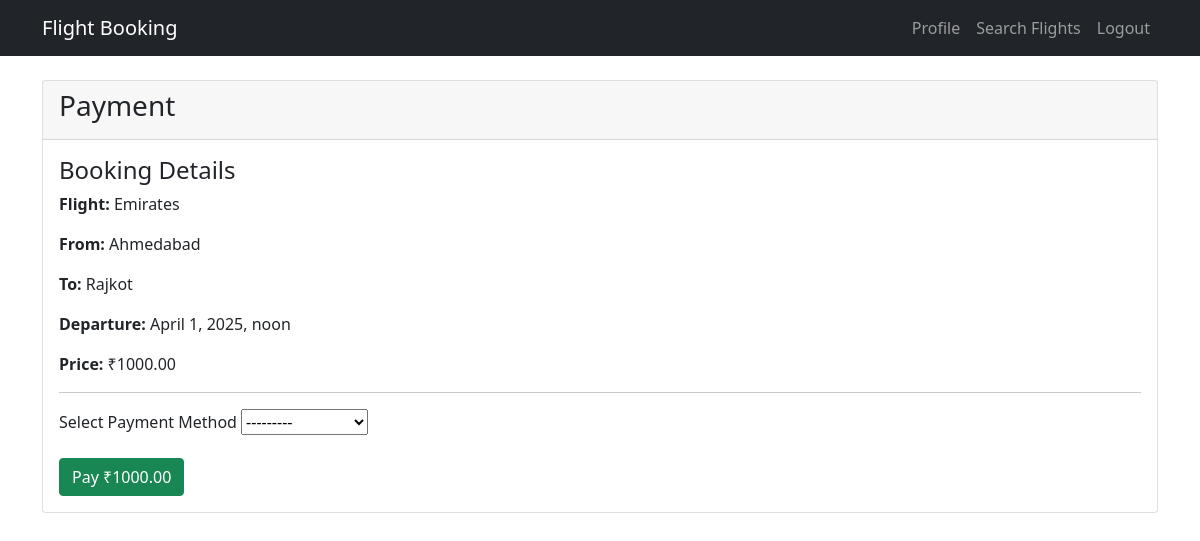
Screenshot of /payment/34/ (signed in) with the database file from the repository.
### flight_booking/models.py (models this page shows, shortened)
class Booking(models.Model):
    STATUS_CHOICES = [
        ('confirmed', 'Confirmed'),
        ('cancelled', 'Cancelled'),
        ('pending', 'Pending'),
    ]
    PAYMENT_STATUS_CHOICES = [
        ('pending', 'Pending'),
        ('paid', 'Paid'),
        ('failed', 'Failed'),
    ]
    user = models.ForeignKey(AirlineUser, on_delete=models.CASCADE, related_name='bookings')
    flight = models.ForeignKey(Flight, on_delete=models.CASCADE, related_name='bookings')
    booking_date = models.DateTimeField(auto_now_add=True)
    seat_number = models.CharField(max_length=10)
    status = models.CharField(max_length=20, choices=STATUS_CHOICES, default='pending')
    payment_status = models.CharField(max_length=20, choices=PAYMENT_STATUS_CHOICES, default='pending')
    class Meta:
        unique_together = ('flight', 'seat_number')

class Flight(models.Model):
    airline = models.CharField(max_length=100)
    departure_city = models.CharField(max_length=100)
    arrival_city = models.CharField(max_length=100)
    departure_time = models.DateTimeField()
    arrival_time = models.DateTimeField()
    price = models.DecimalField(max_digits=10, decimal_places=2)
    total_seats = models.IntegerField(default=50)
    available_seats = models.IntegerField(default=0)

### flight_booking/views.py (the view)
# urls.py: path('payment/<int:booking_id>/', views.payment_view, name='payment'),
@login_required
def payment_view(request, booking_id):
    booking = get_object_or_404(Booking, id=booking_id, user=request.user)
    if request.method == 'POST':
        form = PaymentForm(request.POST)
        if form.is_valid():
            payment = form.save(commit=False)
            payment.booking = booking
            payment.user = request.user
            payment.amount = booking.flight.price
            payment.payment_status = 'completed'
            payment.save()
            booking.payment_status = 'paid'
            booking.status = 'confirmed'
            booking.save()
            return redirect('flight_booking:payment_success', booking_id=booking.id)
    else:
        form = PaymentForm()
    return render(request, 'payment.html', {'form': form, 'booking': booking})

### flight_booking/forms.py
class PaymentForm(forms.ModelForm):
    class Meta:
        model = Payment
        fields = ['payment_method']

### templates/payment.html (shortened to what this page needs)
{% extends 'base.html' %}
{% block content %}
<div class="card">
    <div class="card-header">
        <h3>Payment</h3>
    </div>
    <div class="card-body">
        <h4>Booking Details</h4>
        <p><strong>Flight:</strong> {{ booking.flight.airline }}</p>
        <p><strong>From:</strong> {{ booking.flight.departure_city }}</p>
        <p><strong>To:</strong> {{ booking.flight.arrival_city }}</p>
        <p><strong>Departure:</strong> {{ booking.flight.departure_time }}</p>
        <p><strong>Price:</strong> ₹{{ booking.flight.price }}</p>
        <hr>
        <form method="post">
            <div class="mb-3">
                <label class="form-label">Select Payment Method</label>
                {{ form.payment_method }}
            </div>
            <button type="submit" class="btn btn-success">Pay ₹{{ booking.flight.price }}</button>
        </form>
    </div>
</div>
{% endblock %}

### rows the page displays
Booking: flight.airline "Emirates", flight.departure_city "Ahmedabad", flight.arrival_city "Rajkot", flight.departure_time "April 1, 2025, noon", flight.price "1000.00"
